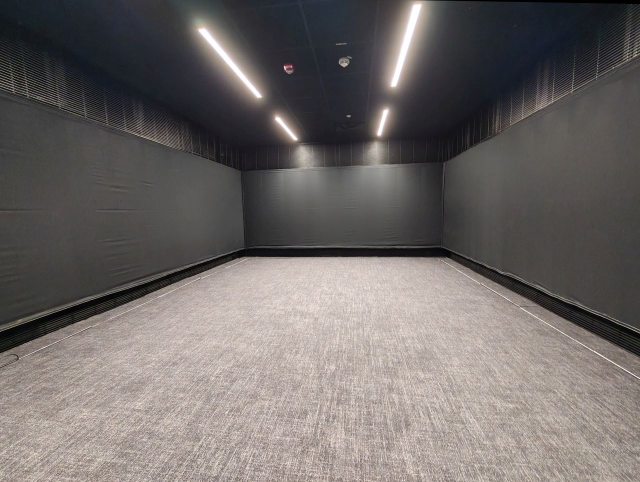
#> input picture articles/ihta-cube3-acoustics/assets/05.jpg, 1280 x 964 px, given in place of 71d939012eed309d2e22f780.webp, which was not available (shown at 1/2 size)
$ python arch_listen.py
#> lines starting #> are read from the running program, lines starting #| are printed output that depends on the picture
### video/scripts/arch.py
"""Material for《声学发展史：建筑声学》(2019-07-07): the article's figures, simulated rooms and test sounds.

Every demo sound here is synthesised: a dry source (hand clap, Sabine's 512 Hz organ pipe, a sentence, a few piano
notes, a passing car) convolved with a statistical room impulse response whose decay follows the room's reverberation
time. Rooms are typical values, not measurements of the named buildings.
"""
import os
import numpy as np
from scipy import signal
from PIL import Image
from core import SR, CACHE, fade, decode, speak, active_rms_db

HERE = os.path.dirname(os.path.dirname(os.path.abspath(__file__)))
MEDIA = '/home/user/fanyu-meng.github.io/public/content/acoustics-media/'
RNG = lambda s: np.random.default_rng(s)

# ---------------------------------------------------------------- figures (watermarks cropped or painted out)
FIGS = {   # name: (file, crop box or None, white boxes to paint, caption)
    'sabine':  ('81fd05f2f9b164d4ae3df130', (0, 0, 254, 352), [], 'Wallace Clement Sabine（1868–1919）'),
    'boston':  ('71d939012eed309d2e22f780', (0, 0, 720, 878), [], '波士顿交响乐大厅，1900 年启用'),
    'anechoic': ('5eec89ac262b733f3f40ad71', (0, 0, 720, 358), [], '早期消声室'),
    'response': ('6ea1f3b34c3ecba359c84dd1', None, [(505, 655, 640, 684)], '房间响应：两面阻尼 / 只有地板阻尼 / 无阻尼'),
    'etc':     ('1096cea812805a5231244c5d', (0, 0, 720, 462), [], '房间脉冲响应：直达声、早期反射、后期混响'),
    'recorder': ('20e2687814514c5a9b31e982', (0, 0, 720, 428), [], 'B&K 电平记录仪，1949 年第一台上市'),
    'model':   ('94fa4d53ab5dcb8437b80c44', (0, 0, 556, 426), [], '典型建筑声学模型'),
    'gun':     ('4836d8703a8b0d66ab85114b', (0, 0, 720, 256), [], '现场测材料阻抗'),
    'robin':   ('3170d2c450d60867b52a8c53', (0, 0, 720, 298), [], '第一轮 Round Robin：同一个房间，各家软件算出的参数'),
    'steps':   ('6ac75058b6b7504e2dcd6223', None, [(560, 218, 720, 248)], '可听化：声源、传播、回放、接收者'),
    'car':     ('95041159eff6c1eb5e86274f', None, [(565, 345, 720, 378)], '汽车声源建模'),
}


def fig(name):
    """Cropped copy of an article figure as a file:// URL (made once)."""
#> called with name = 'boston'
    src, box, paint, _ = FIGS[name]
    out = f'{CACHE}/arch_{name}.png'
    if not os.path.exists(out):
        im = Image.open(MEDIA + src + '.webp').convert('RGB')
#> im is the input picture: PIL image 1280x964 RGB; mean R, G, B 111.2, 105.8, 103.7
        for b in paint:
            im.paste((255, 255, 255) if name != 'response' else _median(im, b), b)
        if box:
            im = im.crop(box)
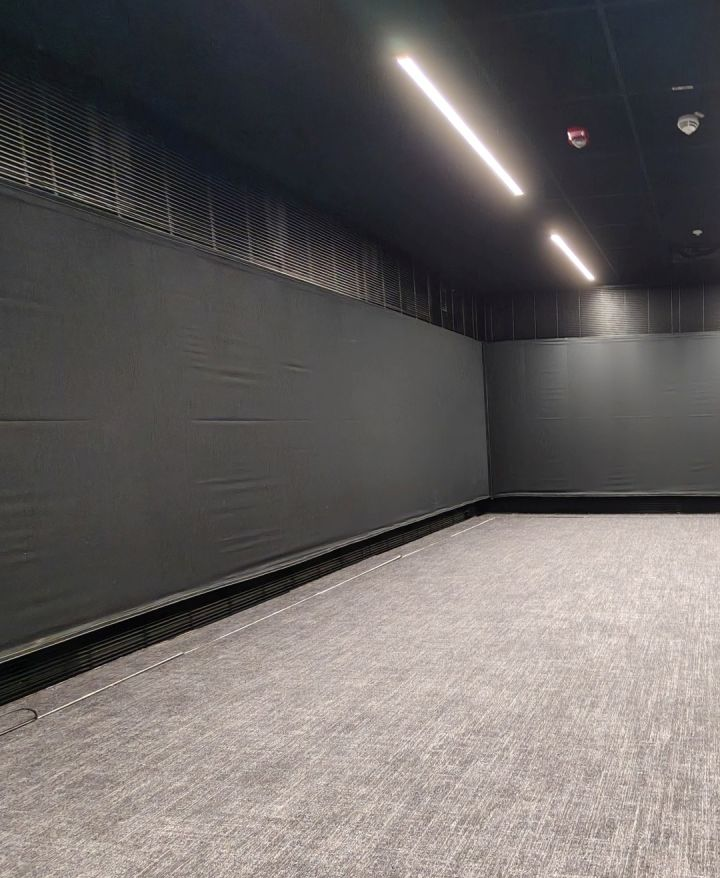
#> im: PIL image 720x878 RGB; mean R, G, B 104.6, 100.1, 98.8
        im.save(out)
    return 'file://' + out


# [4 lines left out: function _median, not called in this run]


def figsize(name):
    return Image.open(fig(name)[7:]).size


# ---------------------------------------------------------------- rooms
# T: reverberation time at mid frequencies (s); V: volume (m³); r: listener distance from the source (m)
ROOMS = {
    'anechoic': dict(T=0.0, V=200, r=2, name='消声室'),
    'bedroom': dict(T=0.4, V=40, r=1.5, name='卧室'),
    'classroom': dict(T=0.8, V=200, r=3, name='教室'),
    'boston': dict(T=1.9, V=18750, r=16, name='音乐厅'),
    'cathedral': dict(T=6.0, V=60000, r=22, name='大教堂'),
    'fogg': dict(T=5.6, V=2500, r=6, name='讲堂，坐垫之前'),
    'fogg2': dict(T=1.2, V=2500, r=6, name='讲堂，坐垫之后'),
}
BANDS = [63, 125, 250, 500, 1000, 2000, 4000, 8000]
TILT = [1.25, 1.18, 1.08, 1.0, 1.0, 0.9, 0.72, 0.5]       # high frequencies die sooner (air, soft surfaces)


# [101 lines left out: functions rir, room, level, clap, pipe, piano, not called in this run]


def midi(n):
    return 440.0 * 2 ** ((n - 69) / 12)


# [15 lines left out: functions sentence, phrase, not called in this run]


# ---------------------------------------------------------------- demo clips (dry source at a fixed level, then the room)
SRC_DB = -20.0
CLIP_RMS = -23.0


# [123 lines left out: functions in_room, seq, car_pass, _place, felt_piano_score, rhodes and 2 more, not called in this run]


say = lambda text, **o: ('say', text, o)
text = lambda s, **o: ('text', s, o)
clip = lambda name, **o: ('clip', name, o)
wait = lambda d, **o: ('wait', d, o)

REFS = [
    '燕翔：《建筑声学发展史》，清华大学',
    'D.-Y. Maa（马大猷）：Theory and design of microperforated-panel sound-absorbing construction, 1975',
    'M. Vorländer：Auralization, Springer, 2007',
    'M. Vorländer：International round robin on room acoustical computer simulations, ICA 1995',
    'E. Tijs：In situ acoustic absorption measurement, 2013',
    '亚琛工业大学技术声学研究所（ITA）',
    '照片：维基百科',
]

### video/scripts/arch_listen.py
"""《声学发展史：建筑声学》· 听房间版（戴上耳机 · 建筑图纸风）。
没有旁白：字幕打在图纸上，声音全是演示——同一下拍手放进五个房间，赛宾的坐垫实验，同一段琴声，一辆开过去的车。"""
import numpy as np
from scipy import signal
import synth
from core import SR
from scripts.arch import *

PAGE, OUTPUT = 'plan.html', '建筑声学_听房间版'
VOICE, RATE = 'zh-CN-YunjianNeural', '+0%'
GAP, LEAD, TAIL = 0.3, 0.4, 1.6
VOICE_DB, CLIP_DB, MUSIC_DB, DUCK = -19.0, -21.0, -40.0, 0.55

LECTURE = '今天这节课，我们讲声音在房间里怎么传播。'


def claps(key, n=2, every=None):
    one = in_room(clap(), key, norm=False) * 10 ** (-6 / 20)    # claps sit lower: their peaks would otherwise hit the limiter
    if n == 1:
        return one
    every = every or max(1.1, len(one) / SR + 0.25)
    out = np.zeros((int(every * SR) * (n - 1) + len(one), 2), 'f4')
    for i in range(n):
        j = int(i * every * SR); out[j:j + len(one)] += one
    return out


CLIPS = {
    'c_open': dict(gen=lambda: claps('classroom', 1), raw=True),
    'c_anechoic': dict(gen=lambda: claps('anechoic', 2, 0.9), raw=True),
    'c_bedroom': dict(gen=lambda: claps('bedroom', 2), raw=True),
    'c_classroom': dict(gen=lambda: claps('classroom', 2), raw=True),
    'c_boston': dict(gen=lambda: claps('boston', 1), raw=True),
    'c_cathedral': dict(gen=lambda: claps('cathedral', 1), raw=True),
    's_fogg': dict(gen=lambda: in_room(sentence(LECTURE), 'fogg'), raw=True),
    's_fogg2': dict(gen=lambda: in_room(sentence(LECTURE), 'fogg2'), raw=True),
    'm_dry': dict(gen=lambda: in_room(phrase(), 'anechoic'), raw=True),
    'm_hall': dict(gen=lambda: in_room(phrase(), 'boston', tail=1.6), raw=True),
    'car': dict(gen=lambda: car_pass() * 10 ** ((CLIP_RMS - 2 - active_rms_db(car_pass())) / 20), raw=True),
}

ROOMS_SHOWN = [   # what the drawing shows for each room (typical values; Boston from Beranek's survey)
    dict(key='anechoic', no='01', name='消声室', dims=[6, 5, 4.5], T=0.0, Tlabel='≈ 0', note='墙面、天花、地面全是吸声尖劈'),
    dict(key='bedroom', no='02', name='卧室', dims=[4, 3.5, 2.7], T=0.4, Tlabel='0.4', note='约 4 × 3.5 × 2.7 m · 典型值'),
    dict(key='classroom', no='03', name='教室', dims=[9, 7, 3.2], T=0.8, Tlabel='0.8', note='约 9 × 7 × 3.2 m · 典型值'),
    dict(key='boston', no='04', name='音乐厅', dims=[38, 23, 19], T=1.9, Tlabel='1.9', note='波士顿交响乐大厅 · V ≈ 18 750 m³ · 2625 座'),
    dict(key='cathedral', no='05', name='大教堂', dims=[90, 30, 32], T=6.0, Tlabel='6+', note='哥特式教堂 · 示意'),
]

import re as _re


def T(s, **o):
    """Silent caption: typed quickly, held for reading at about 6 characters a second."""
    shown = _re.sub(r'\[\[\w+\]\]|\*', '', _re.sub(r'\{([^|}]*)\|[^}]*\}', r'\1', s))
    o.setdefault('d', round(max(1.8, 0.7 + len(shown) / 6.2), 2))
    return text(s, cps=o.pop('cps', 26), **o)


SCENES = [
    dict(id='open', type='open', data=dict(no='A-00', title='拍一下手'), steps=[
        wait(0.4),
        T("做声学的人进一个陌生房间，常会先*拍一下手*。"),
        clip('c_open', gap=0.4),
        T("[[ear]]听的是拍完以后，屋里剩下的*余音*。"),
        T("[[hp]]戴上耳机。同一下拍手，放进*五个房间*。", d=2.8),
    ]),
    dict(id='rooms', type='rooms', data=dict(no='A-01', title='同一下拍手，五个房间', rooms=ROOMS_SHOWN), steps=[
        T("[[r0]]*消声室*。四面全是吸声尖劈。", d=2.4), clip('c_anechoic', gap=0.5),
        T("[[r1]]*卧室*，余音约 {0.4|0.4} 秒。", d=2.0), clip('c_bedroom', gap=0.5),
        T("[[r2]]*教室*，{0.8|0.8} 秒左右。", d=1.9), clip('c_classroom', gap=0.5),
        T("[[r3]]*音乐厅*，{1.9|1.9} 秒。波士顿交响乐大厅坐满人时就是这个数。", d=3.4), clip('c_boston', gap=0.5),
        T("[[r4]]*大教堂*，常在 6 秒以上。", d=2.0), clip('c_cathedral', gap=0.4),
        T("[[def]]声音停下后，衰减 {60|60} 分贝所用的时间，叫*混响时间*。"),
        T("[[e6]]60 分贝，就是能量只剩*百万分之一*。", d=2.8),
    ]),
    dict(id='fogg', type='fogg', data=dict(no='A-02', title='1895 · 哈佛新讲堂'), steps=[
        T("[[yr]]1895 年，哈佛新盖了一间讲堂。老师在台上讲，学生*听不清*。"),
        T("[[mix]]屋里的余音拖到五秒多。在里面讲课，大概是这样：", d=3.2),
        clip('s_fogg', gap=0.4),
        T("[[pile]]前一个字还没散，*后一个字*又压上来。", d=2.6),
        T("[[sab]]物理系的年轻讲师*赛宾*，从学校剧院借来*坐垫*，夜里搬进讲堂，天亮前再搬回去。", d=5.0),
        T("[[time]]一根管风琴管、一块秒表、自己的耳朵：吹响，停下，掐表，直到听不见。", d=4.4),
        T("[[after]]坐垫越多，余音越短。同一句话，再听一遍：", d=3.0),
        clip('s_fogg2', gap=0.4),
        T("[[sim]]（两段都是按赛宾公式模拟的。）", d=2.2),
    ]),
    dict(id='formula', type='formula', data=dict(no='A-03', title='赛宾公式'), steps=[
        T("[[f]]几年的记录，最后落成一个公式。[[v]]*V* 是房间体积，[[a]]*A* 是吸声量。", d=4.6),
        T("[[rule]]房间越大，余音越长；吸声越多，余音越短。", d=3.4),
        T("[[today]]一百多年后，混响时间仍是衡量房间声学的重要指标。", d=3.6),
    ]),
    dict(id='music', type='music', data=dict(no='A-04', title='余音越短越好吗', boston=fig('boston')), steps=[
        T("[[q]]那余音是不是越短越好？同一段琴声，先放在*消声室*里：", d=3.4), clip('m_dry', gap=0.4),
        T("[[h]]再放进*音乐厅*：", d=1.5), clip('m_hall', gap=0.4),
        T("[[k]]讲话要听清，余音短一点好；音乐要饱满，余音得长一点。", d=3.8),
        T("[[bos]]1900 年，赛宾参与设计的*波士顿交响乐大厅*启用，至今是公认最好的音乐厅之一。", d=4.6),
    ]),
    dict(id='aural', type='aural', data=dict(no='A-05', title='可听化'), steps=[
        T("[[now]]现在，房子还没盖，就能先听。这叫*可听化*，Auralization，不是“可以听话”。", d=4.8),
        T("[[three]]电脑算出声音从*声源*出发、在屋里怎么*传播*、怎么进到*两只耳朵*，再放给人听。", d=4.8),
        T("[[move]]声源也可以动。我博士做的，就是给汽车、火车这类*会跑的声源*建模。", d=4.0),
        T("[[car]]一辆车从你左边开到右边。（模拟，戴耳机听）", d=2.6),
        clip('car', gap=0.4),
        T("[[city]]城市规划还在图纸上，住在旁边的人就能先听听将来的街道。", d=3.8),
    ]),
    dict(id='end', type='end', data=dict(no='A-06', title='图纸目录', refs=REFS), steps=[
        T("[[e1]]1895 年，赛宾靠秒表和耳朵听房间。", d=2.8),
        T("[[e2]]现在，房子还没盖，我们就能先听见它。", d=3.4),
        wait(2.6, name='refs'),
    ]),
]


# ---------------------------------------------------------------- sounds of drawing (no music: the demos need the quiet)
def pencil(d=0.9, seed=11):
    """Pencil on drafting paper: band-limited noise, grainy amplitude, a few strokes."""
    g = np.random.default_rng(seed); n = int(d * SR); t = np.arange(n) / SR
    x = signal.sosfilt(signal.butter(2, [1800, 7000], 'bandpass', fs=SR, output='sos'), g.standard_normal(n))
    grain = np.abs(signal.sosfilt(signal.butter(1, 60, 'lowpass', fs=SR, output='sos'), g.standard_normal(n)))
    strokes = np.zeros(n)
    k = 0.0
    while k < d - 0.12:
        L = 0.12 + 0.25 * g.random(); a, b = int(k * SR), int(min(d, k + L) * SR)
        strokes[a:b] = np.sin(np.linspace(0, np.pi, b - a)) ** 0.6 * (0.6 + 0.4 * g.random())
        k += L + 0.04 + 0.08 * g.random()
    y = x * (0.4 + grain / grain.max()) * strokes
    return np.stack([y, y * 0.92], 1).astype('f4') / np.abs(y).max()


synth.SFX['pencil'] = lambda: pencil(0.9, 11)
synth.SFX['pencil2'] = lambda: pencil(1.4, 12)
synth.SFX['pencil3'] = lambda: pencil(0.6, 13)


def sfx(scenes):
    out = []
    for s in scenes:
        out.append((s['start'] + 0.05, 'pencil2', -30))
        c = s['cues']
        for k in ('r1', 'r2', 'r3', 'r4', 'cush', 'v', 'a', 'h', 'three', 'move'):
            if k in c:
                out.append((c[k], 'pencil' if k[0] == 'r' else 'pencil3', -32))
    return out

$ run again, on articles/ihta-cube3-acoustics/assets/06.jpg
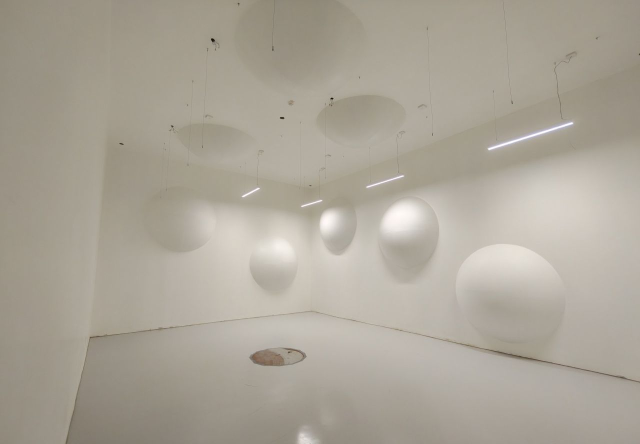
#> input picture articles/ihta-cube3-acoustics/assets/06.jpg, 1280 x 888 px, given in place of 71d939012eed309d2e22f780.webp, which was not available (shown at 1/2 size)
#> in fig, im is the input picture: PIL image 1280x888 RGB; mean R, G, B 171.3, 164.8, 152.3
#> in fig, `im = im.crop(box)`:
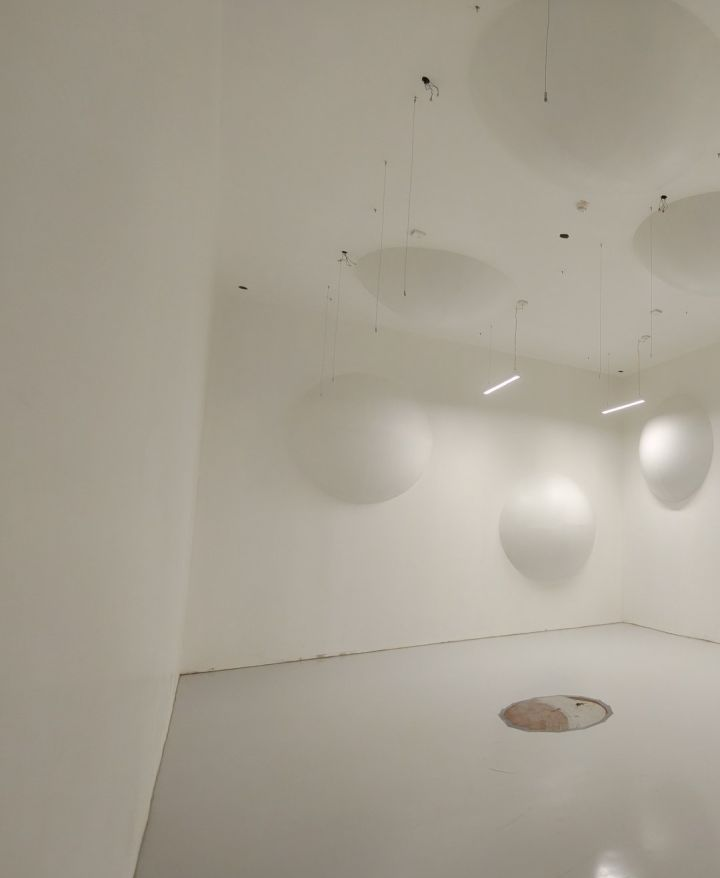
#> im: PIL image 720x878 RGB; mean R, G, B 166.8, 160.3, 146.8

$ run again, on articles/ihta-cube3-acoustics/assets/07.jpg
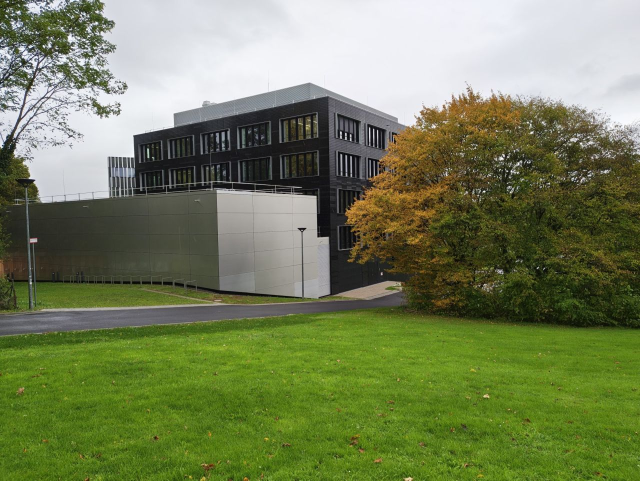
#> input picture articles/ihta-cube3-acoustics/assets/07.jpg, 1280 x 961 px, given in place of 71d939012eed309d2e22f780.webp, which was not available (shown at 1/2 size)
#> in fig, im is the input picture: PIL image 1280x961 RGB; mean R, G, B 117.3, 128.5, 88.7
#> in fig, `im = im.crop(box)`:
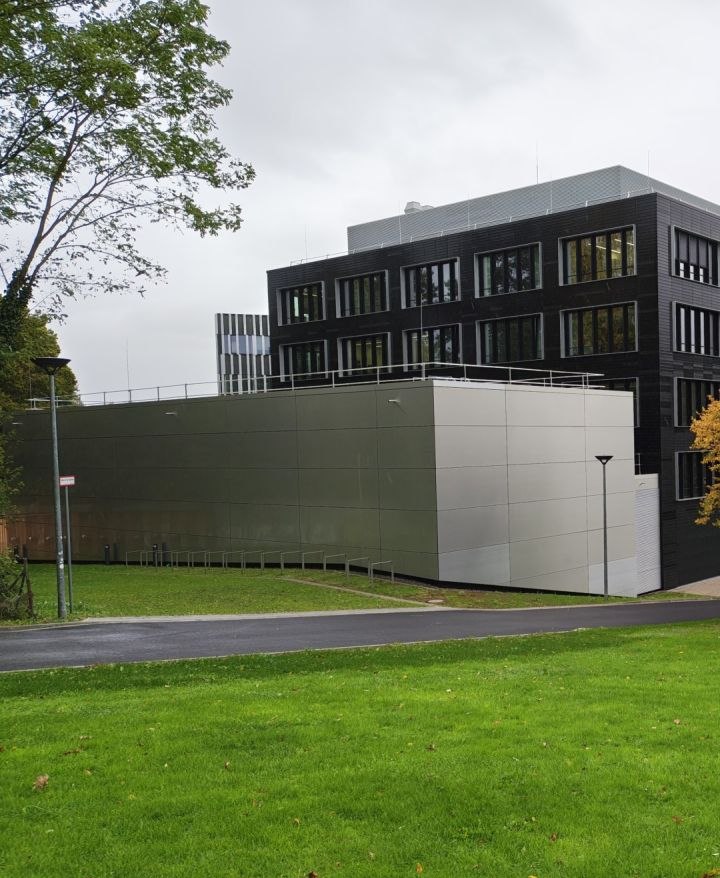
#> im: PIL image 720x878 RGB; mean R, G, B 120.4, 131, 101.8
